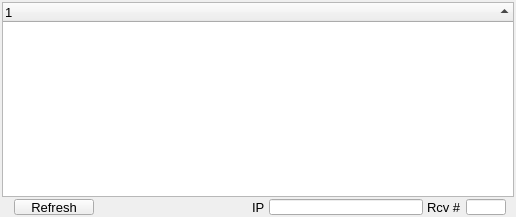
<?xml version="1.0" encoding="UTF-8"?>
<ui version="4.0">
 <class>Servers</class>
 <widget class="QWidget" name="Servers">
  <property name="geometry">
   <rect>
    <x>0</x>
    <y>0</y>
    <width>516</width>
    <height>217</height>
   </rect>
  </property>
  <property name="windowTitle">
   <string>Active dspserver list</string>
  </property>
  <layout class="QVBoxLayout" name="verticalLayout">
   <property name="spacing">
    <number>2</number>
   </property>
   <property name="leftMargin">
    <number>2</number>
   </property>
   <property name="topMargin">
    <number>2</number>
   </property>
   <property name="rightMargin">
    <number>2</number>
   </property>
   <property name="bottomMargin">
    <number>2</number>
   </property>
   <item>
    <widget class="QTreeWidget" name="treelist">
     <property name="font">
      <font>
       <pointsize>10</pointsize>
      </font>
     </property>
     <property name="horizontalScrollBarPolicy">
      <enum>Qt::ScrollBarAsNeeded</enum>
     </property>
     <property name="autoScroll">
      <bool>true</bool>
     </property>
     <property name="autoScrollMargin">
      <number>16</number>
     </property>
     <property name="indentation">
      <number>0</number>
     </property>
     <property name="sortingEnabled">
      <bool>true</bool>
     </property>
     <attribute name="headerVisible">
      <bool>true</bool>
     </attribute>
     <attribute name="headerMinimumSectionSize">
      <number>0</number>
     </attribute>
     <attribute name="headerShowSortIndicator" stdset="0">
      <bool>true</bool>
     </attribute>
     <attribute name="headerStretchLastSection">
      <bool>true</bool>
     </attribute>
     <column>
      <property name="text">
       <string notr="true">1</string>
      </property>
     </column>
    </widget>
   </item>
   <item>
    <layout class="QHBoxLayout" name="horizontalLayout">
     <property name="spacing">
      <number>4</number>
     </property>
     <property name="leftMargin">
      <number>12</number>
     </property>
     <property name="topMargin">
      <number>0</number>
     </property>
     <property name="rightMargin">
      <number>8</number>
     </property>
     <property name="bottomMargin">
      <number>0</number>
     </property>
     <item>
      <widget class="QPushButton" name="refreshButton">
       <property name="maximumSize">
        <size>
         <width>16777215</width>
         <height>16</height>
        </size>
       </property>
       <property name="font">
        <font>
         <pointsize>10</pointsize>
        </font>
       </property>
       <property name="text">
        <string>Refresh</string>
       </property>
      </widget>
     </item>
     <item>
      <spacer name="horizontalSpacer">
       <property name="orientation">
        <enum>Qt::Horizontal</enum>
       </property>
       <property name="sizeHint" stdset="0">
        <size>
         <width>40</width>
         <height>16</height>
        </size>
       </property>
      </spacer>
     </item>
     <item>
      <widget class="QLabel" name="label">
       <property name="maximumSize">
        <size>
         <width>16777215</width>
         <height>16</height>
        </size>
       </property>
       <property name="font">
        <font>
         <pointsize>10</pointsize>
        </font>
       </property>
       <property name="text">
        <string>IP</string>
       </property>
      </widget>
     </item>
     <item>
      <widget class="QLineEdit" name="IPEdit">
       <property name="maximumSize">
        <size>
         <width>16777215</width>
         <height>16</height>
        </size>
       </property>
       <property name="font">
        <font>
         <pointsize>10</pointsize>
        </font>
       </property>
      </widget>
     </item>
     <item>
      <widget class="QLabel" name="label_2">
       <property name="maximumSize">
        <size>
         <width>16777215</width>
         <height>16</height>
        </size>
       </property>
       <property name="font">
        <font>
         <pointsize>10</pointsize>
        </font>
       </property>
       <property name="text">
        <string>Rcv #</string>
       </property>
      </widget>
     </item>
     <item>
      <widget class="QLineEdit" name="receiverEdit">
       <property name="maximumSize">
        <size>
         <width>40</width>
         <height>16</height>
        </size>
       </property>
       <property name="font">
        <font>
         <pointsize>10</pointsize>
        </font>
       </property>
      </widget>
     </item>
    </layout>
   </item>
  </layout>
 </widget>
 <resources/>
 <connections/>
 <slots>
  <slot>closeClick()</slot>
 </slots>
</ui>
